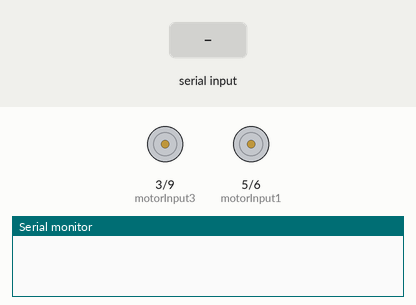
Bench run of a sketch on a simulated Arduino Uno, built with avr-gcc and run on an emulated ATmega328P. On the bench: motor-driver pin pairs drawn as motors (green arrow = first pin HIGH = forward, orange = second pin HIGH = backward, longer = more drive), the last lines printed to the serial monitor. The inputs (shaded band) are chosen by the test bench.

Above: at 1.2 s.
1.3 s: "F" received over the second serial link
At 2.3 s:
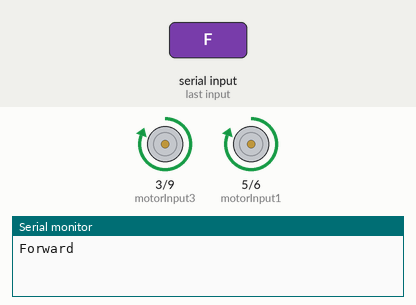
2.8 s: "B" received over the second serial link
At 3.5 s:
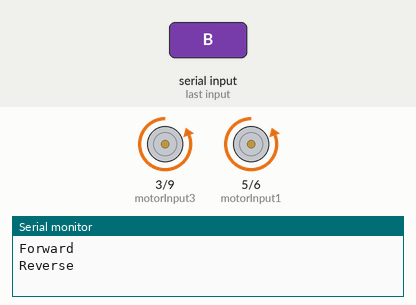
4.3 s: "R" received over the second serial link
At 4.6 s:
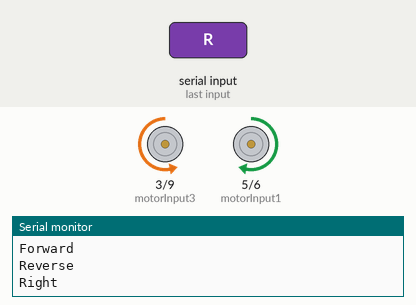
5.8 s: "L" received over the second serial link
At 7.0 s:
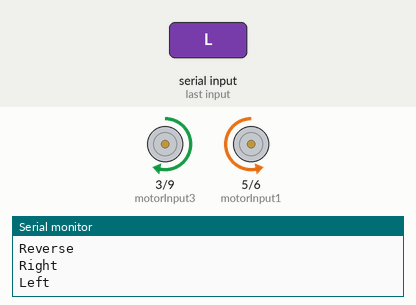
7.3 s: "F" received over the second serial link
At 8.1 s:
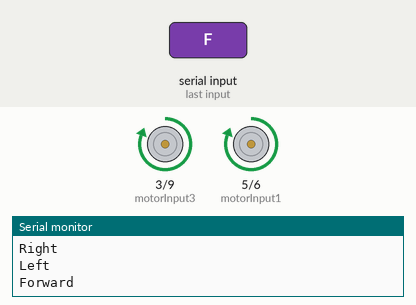
8.8 s: "B" received over the second serial link
At 9.2 s:
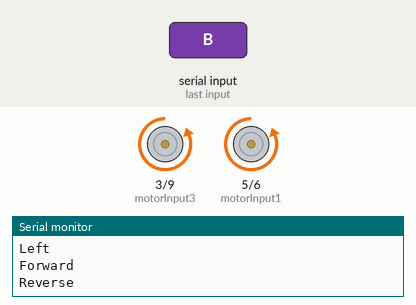
Timing chart, 0 to 11.3 s (numbered marks = the images above; inputs shaded):
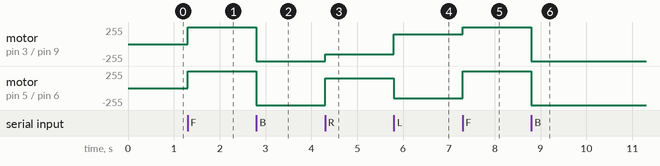

The sketch:

car_code_ps_.ino
```cpp
//ps project school
#include <SoftwareSerial.h>
SoftwareSerial BTSerial(10, 11); // CONNECT BT RX PIN TO ARDUINO 11 PIN | CONNECT BT TX PIN TO ARDUINO 10 PIN
char tiltDirection;
int motorInput1 = 5;
int motorInput2 = 6;
int motorInput3 = 3;
int motorInput4 = 9;
void setup() {
  pinMode(motorInput1, OUTPUT);
  pinMode(motorInput2, OUTPUT);
  pinMode(motorInput3, OUTPUT);
  pinMode(motorInput4, OUTPUT);
  digitalWrite(motorInput1, LOW);
  digitalWrite(motorInput2, LOW);
  digitalWrite(motorInput3, LOW);
  digitalWrite(motorInput4, LOW);
  Serial.begin(38400);      // Serial communication is activated at 38400 baud/s.
  BTSerial.begin(9600);    // HC-05 default speed in AT command more
}
//Robot lk
void loop() {
  if (BTSerial.available()) {
    tiltDirection = BTSerial.read();
    if(tiltDirection == 'F'){
      Serial.println("Forward");
       reverse();
    }else if(tiltDirection == 'B'){
      Serial.println("Reverse");
      forward();
    }else if(tiltDirection == 'R'){
      Serial.println("Right");
      left();
    }else if(tiltDirection == 'L'){
      Serial.println("Left");
      right();
    }else if(tiltDirection == 'S'){
      Serial.println("Stop");
      stopCar();
    }
  }
}
//Robot lk
void forward()
{
  digitalWrite(motorInput1, LOW);
  digitalWrite(motorInput2, HIGH);
  digitalWrite(motorInput3, LOW);
  digitalWrite(motorInput4, HIGH);
}
void reverse()
{
  digitalWrite(motorInput1, HIGH);
  digitalWrite(motorInput2, LOW);
  digitalWrite(motorInput3, HIGH);
  digitalWrite(motorInput4, LOW);
}
void right()
{
  digitalWrite(motorInput1, LOW);
  analogWrite(motorInput2, 150);
  analogWrite(motorInput3, 150);
  digitalWrite(motorInput4, LOW);
}
void left()
{
  analogWrite(motorInput1, 150);
  digitalWrite(motorInput2, LOW);
  digitalWrite(motorInput3, LOW);
  analogWrite(motorInput4, 150);
}
void stopCar() {
  digitalWrite(motorInput1, LOW);
  digitalWrite(motorInput2, LOW);
  digitalWrite(motorInput3, LOW);
  digitalWrite(motorInput4, LOW);
}
```

Measured:
- after the input at 1.3 s, motor on pin 3 (motorInput3) / pin 9 (motorInput4), motor on pin 5 (motorInput1) / pin 6 (motorInput2): stopped → forward 255/255 at once
- after the input at 2.8 s, motor on pin 3 (motorInput3) / pin 9 (motorInput4), motor on pin 5 (motorInput1) / pin 6 (motorInput2): forward 255/255 → backward 255/255 at once
- after the input at 4.3 s, motor on pin 3 (motorInput3) / pin 9 (motorInput4): backward 255/255 → backward 150/255 at once; motor on pin 5 (motorInput1) / pin 6 (motorInput2): backward 255/255 → forward 150/255 at once
- after the input at 5.8 s, motor on pin 3 (motorInput3) / pin 9 (motorInput4): backward 150/255 → forward 150/255 at once; motor on pin 5 (motorInput1) / pin 6 (motorInput2): forward 150/255 → backward 150/255 at once
- after the input at 7.3 s, motor on pin 3 (motorInput3) / pin 9 (motorInput4): forward 150/255 → forward 255/255 at once; motor on pin 5 (motorInput1) / pin 6 (motorInput2): backward 150/255 → forward 255/255 at once
- after the input at 8.8 s, motor on pin 3 (motorInput3) / pin 9 (motorInput4), motor on pin 5 (motorInput1) / pin 6 (motorInput2): forward 255/255 → backward 255/255 at once
